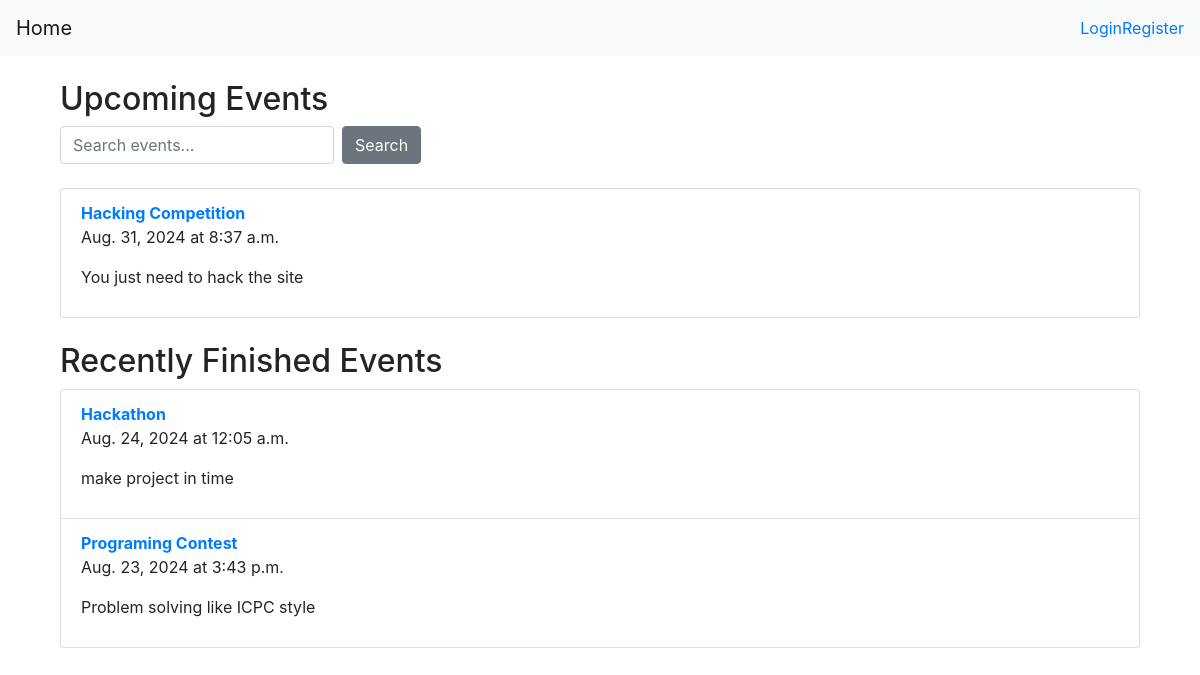
Before: / with the older database file.
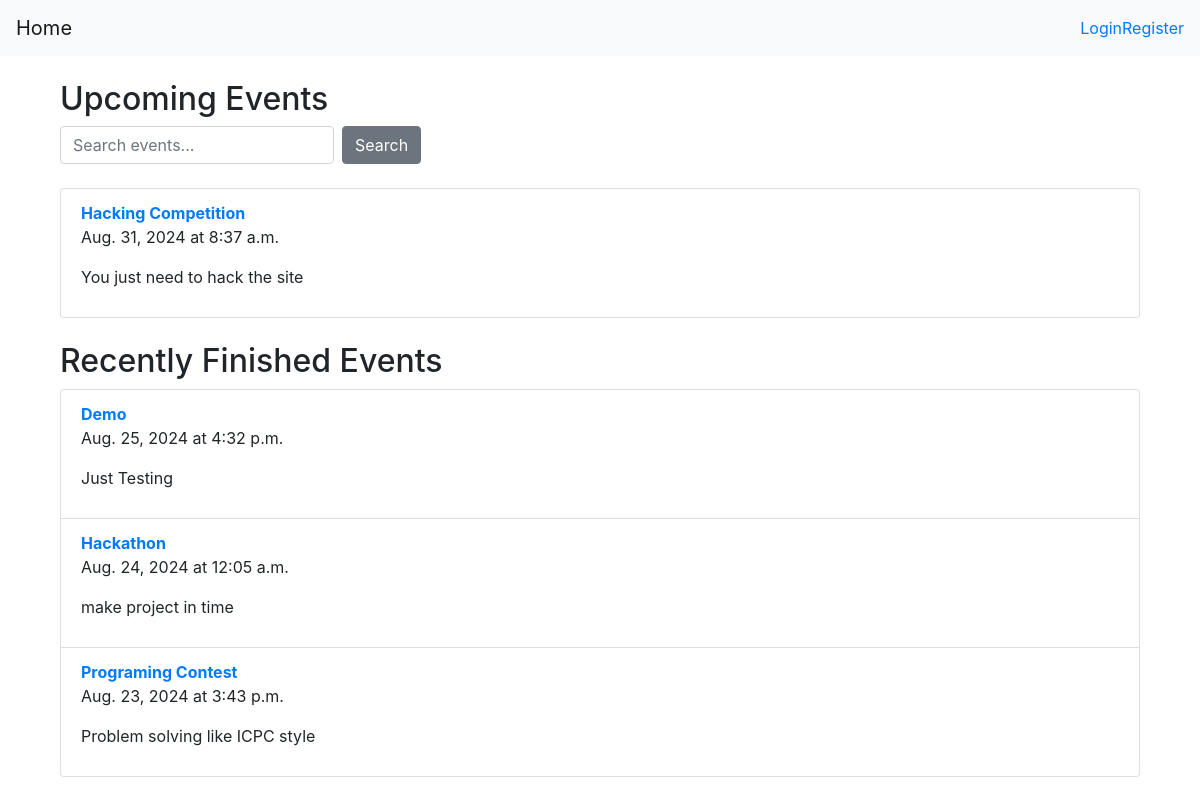
After: the same page with the newer database file.
### Events/models.py (models this page shows, shortened)
class Event(models.Model):
    title = models.CharField(max_length=200)
    description = models.TextField()
    date = models.DateField()
    time = models.TimeField()
    location = models.CharField(max_length=200)
    slots = models.IntegerField()

### Events/views.py (the view)
# urls.py: path('', event_list, name='event_list'),
def event_list(request):
    now = timezone.now()
    upcoming_events = Event.objects.filter(date__gt=now.date()) | Event.objects.filter(date=now.date(), time__gte=now.time())
    finished_events = Event.objects.filter(date__lt=now.date()) | Event.objects.filter(date=now.date(), time__lt=now.time())
    query = request.GET.get('q')
    if query:
        upcoming_events = upcoming_events.filter(title__icontains=query)
        finished_events = finished_events.filter(title__icontains=query)
    return render(request, 'events/event_list.html', {
        'upcoming_events': upcoming_events.order_by('date', 'time'),
        'finished_events': finished_events.order_by('-date', '-time')
        })

### Templates/events/event_list.html
{% extends 'base.html' %}
{% block content %}
<div class="container mt-4">
<h2>Upcoming Events</h2>
<form method="GET" action="" class="form-inline mb-4">
    <input type="text" name="q" class="form-control mr-2" placeholder="Search events..."
    value="{{ request.GET.q }}">
    <button type="submit" class="btn btn-secondary">Search</button>
</form>
<ul class="list-group mb-4">
    {% for event in upcoming_events %}
        <li class="list-group-item">
            <a href="{% url 'event_detail' event.pk %} " class="font-weight-bold">
                {{ event.title }} </a>
                <p>{{ event.date }} at {{ event.time }}</p>
                <p>{{ event.description|truncatewords:20 }}</p>
        </li>
        {% empty %}
            <li class="list-group-item">No upcoming events found.</li>
            </li>
    {% endfor %}
</ul>
<h2>Recently Finished Events</h2>
    <ul class="list-group">
        {% for event in finished_events %}
            <li class="list-group-item">
                <a href="{% url 'event_detail' event.pk %}" class="font-weight-bold">
                    {{ event.title }}
                </a>
                <p>{{ event.date }} at {{ event.time }}</p>
                <p>{{ event.description|truncatewords:20 }}</p>
            </li>
        {% empty %}
            <li class="list-group-item">No recently finished events found.</li>
        {% endfor %}
    </ul>
</div>
{% endblock %}

Changed rows visible on the page:
added Event: title "Demo", date "Aug. 25, 2024", time "4:32 p.m.", description "Just Testing", shown under "Recently Finished Events"
